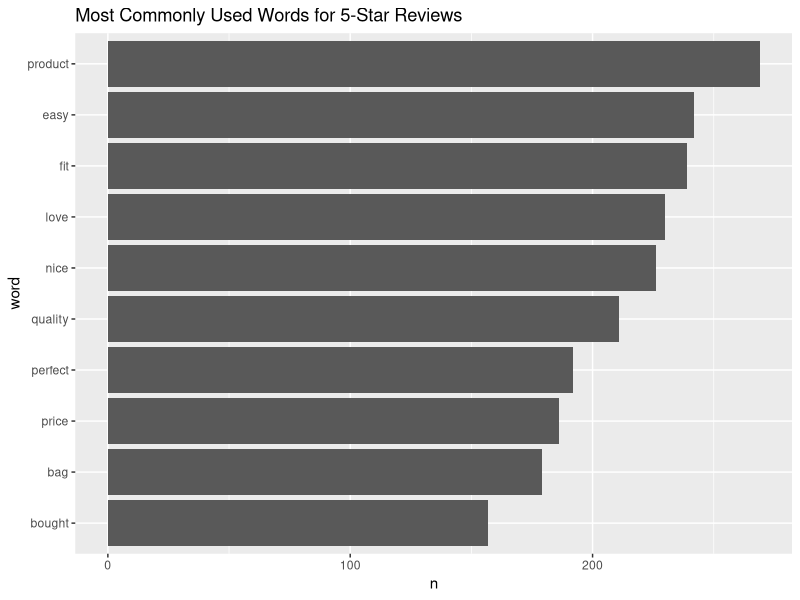

The R source for this figure:
# ## Exercise 3
# 
# In RStudio on Posit Cloud, create a new R script do the following.
# 
# 1. Load the tidyverse.
# 2. Import and explore `customer_data` using the functions we've covered.
# 3. Provide at least one interesting numeric summary and one interesting 
# visualization using discrete variables only.
# 4. Practice good coding conventions: Comment often, write in consecutive lines of code using the `|>`, 
# and use the demonstrated style (e.g., variable names, spacing within functions).
# 5. Export the R script and upload to Canvas.

# Five points total, one point each for:
#   
# - Loading the tidyverse.
# - Providing at least one numeric summary.
# - Providing at least one visualization.
# - Following good coding conventions (provide feedback on this point).
# - Submitting an R script.

# Load the tidyverse.
library(tidyverse)

# Import data.
customer_data <- read_csv("customer_data.csv")

customer_data

# At least one interesting numeric summary. For example, the number of
# "high income" customers by gender.
customer_data |> 
  mutate(high_income = income > 120000) |> 
  count(gender, high_income) |> 
  arrange(desc(n))

# At least one interesting visualization. For example, the top 10
# most commonly used words for 5-star reviews.
customer_data |>
  filter(star_rating == 5) |> 
  select(review_text) |> 
  tidytext::unnest_tokens(word, review_text) |> 
  drop_na(word) |> 
  anti_join(tidytext::stop_words) |> 
  count(word) |> 
  arrange(desc(n)) |> 
  slice(1:10) |> 
  mutate(word = fct_reorder(word, n)) |>
  ggplot(aes(x = n, y = word)) +
  geom_col() +
  labs(title = "Most Commonly Used Words for 5-Star Reviews")
